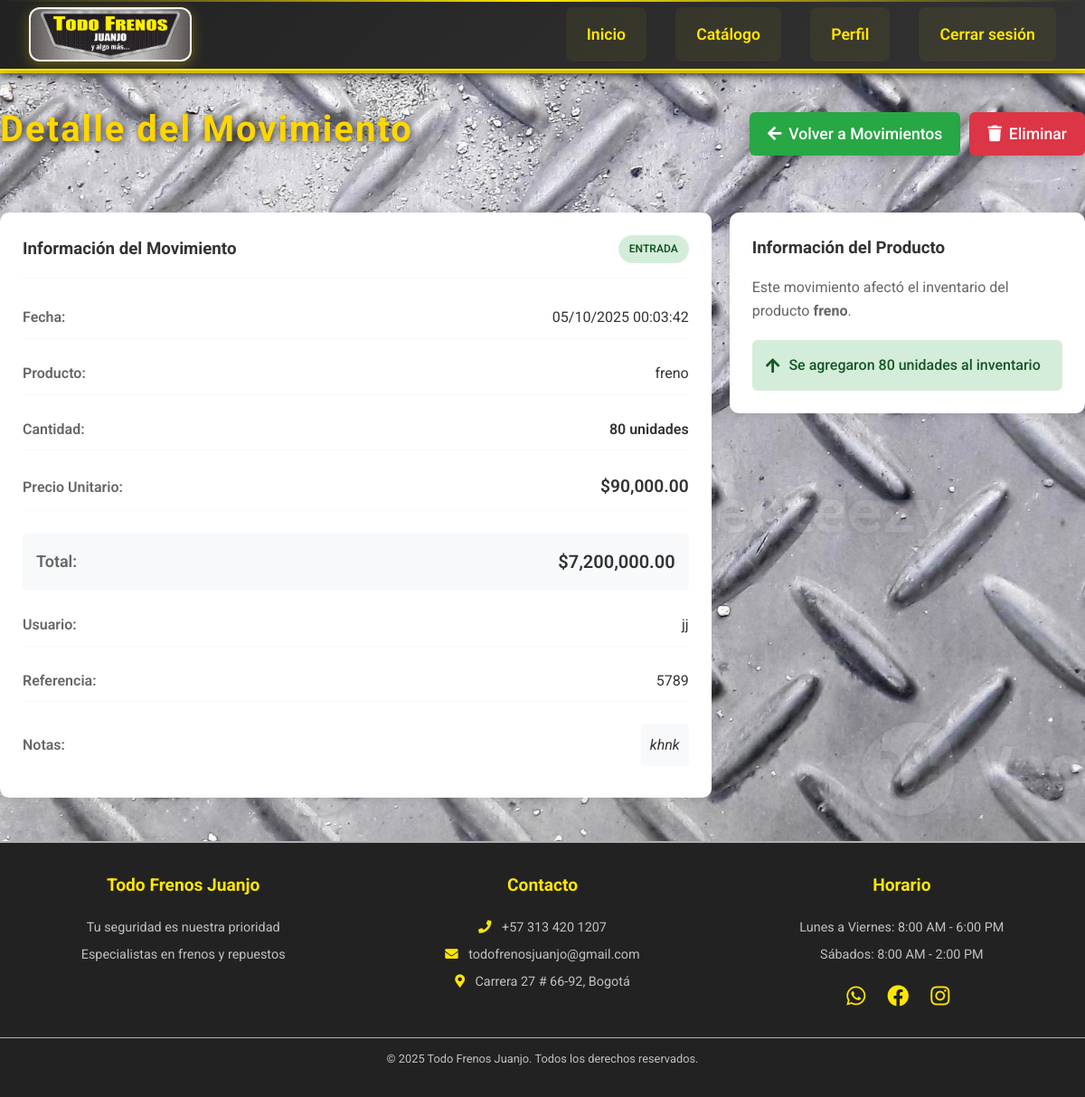
Page /index.php?controller=movimientos&action=show&id=6 (signed in) on the committed database.
### tables this page shows
CREATE TABLE `movimientos` (
  `id` int(11) NOT NULL,
  `producto_id` int(11) NOT NULL,
  `tipo` enum('entrada','salida') NOT NULL,
  `cantidad` int(11) NOT NULL,
  `precio_unitario` decimal(10,2) NOT NULL,
  `referencia` varchar(255) DEFAULT '',
  `notas` text DEFAULT '',
  `fecha` timestamp NOT NULL DEFAULT current_timestamp(),
  `usuario_id` int(11) NOT NULL,
  `created_at` timestamp NOT NULL DEFAULT current_timestamp(),
  `updated_at` timestamp NOT NULL DEFAULT current_timestamp() ON UPDATE current_timestamp()
);

CREATE TABLE `productos` (
  `id` int(11) NOT NULL,
  `nombre` varchar(100) NOT NULL,
  `descripcion` text DEFAULT NULL,
  `precio` decimal(10,2) NOT NULL,
  `imagen` varchar(255) NOT NULL,
  `cantidad` int(11) DEFAULT 0
);

### controllers/MovimientoController.php (called while the page is built, shortened)
<?php
require_once 'models/Movimiento.php';
require_once 'includes/funciones.php';
class MovimientoController {
    private $movimiento;
    public function __construct() {
        $this->movimiento = new Movimiento();
    }
    public function show($id) {
        try {
            $movimiento = $this->movimiento->obtenerPorId($id);
            include 'views/movimientos/show.php';
        } catch (Exception $e) {
            echo "<h2>Error al mostrar movimiento</h2>";
            echo "<p>Error: " . htmlspecialchars($e->getMessage()) . "</p>";
            echo "<p><a href='index.php?controller=movimientos&action=index'>Volver a movimientos</a></p>";
        }
    }
}
?>

### includes/funciones.php (called while the page is built, shortened)
<?php
function es_admin() {
    return isset($_SESSION['rol']) && ($_SESSION['rol'] == 'admin' || $_SESSION['rol'] == 'dueño' || $_SESSION['rol'] == 'administrador');
}
?>

### config/database.php (called while the page is built)
<?php
class Database {
    private static $DB_HOST = 'localhost';
    private static $DB_NAME = 'todofrenos';
    private static $DB_USER = 'root';
    private static $DB_PASS = '';
    private static $conn = null;
    public static function conectar() {
        if (self::$conn === null) {
            try {
                self::$conn = new PDO(
                    "mysql:host=" . self::$DB_HOST . ";dbname=" . self::$DB_NAME . ";charset=utf8",
                    self::$DB_USER,
                    self::$DB_PASS
                );
                self::$conn->setAttribute(PDO::ATTR_ERRMODE, PDO::ERRMODE_EXCEPTION);
            } catch(PDOException $e) {
                die("Error de conexión: " . $e->getMessage());
            }
        }
        return self::$conn;
    }
}
?>

### models/Movimiento.php (called while the page is built, shortened)
<?php
require_once 'config/database.php';
class Movimiento {
    private $conn;
    private $table = 'movimientos';
    public function __construct() {
        $this->conn = Database::conectar();
    }
    private function tablaUsuariosExiste() {
        try {
            $sql = "SHOW TABLES LIKE 'usuarios'";
            $stmt = $this->conn->prepare($sql);
            $stmt->execute();
            return $stmt->fetch() !== false;
        } catch (Exception $e) {
            return false;
        }
    }
    private function obtenerNombreUsuario($usuario_id) {
        if (!$this->tablaUsuariosExiste()) {
            return "Usuario " . $usuario_id;
        }
        try {
            $sql = "SELECT usuario, correo FROM usuarios WHERE id = ?";
            $stmt = $this->conn->prepare($sql);
            $stmt->execute([$usuario_id]);
            $usuario = $stmt->fetch(PDO::FETCH_ASSOC);
            if ($usuario) {
                return $usuario['usuario'] ?? $usuario['correo'] ?? "Usuario " . $usuario_id;
            }
            return "Usuario " . $usuario_id;
        } catch (Exception $e) {
            return "Usuario " . $usuario_id;
        }
    }
    public function obtenerPorId($id) {
        $sql = "SELECT m.*, p.nombre as producto_nombre
                FROM {$this->table} m
                LEFT JOIN productos p ON m.producto_id = p.id
                WHERE m.id = ?";
        $stmt = $this->conn->prepare($sql);
        $stmt->execute([$id]);
        $movimiento = $stmt->fetch(PDO::FETCH_ASSOC);
        if ($movimiento) {
            $movimiento['usuario_nombre'] = $this->obtenerNombreUsuario($movimiento['usuario_id']);
        }
        return $movimiento;
    }
}
?>

### views/movimientos/show.php (the view, shortened to what this page needs)
<?php include 'views/layouts/header.php'; ?>
<main>
    <div class="movimiento-header">
        <h2>Detalle del Movimiento</h2>
        <div class="movimiento-actions">
            <a href="index.php?controller=movimientos&action=index" class="boton volver">
                <i class="fas fa-arrow-left"></i> Volver a Movimientos
            </a>
            <?php if(es_admin()): ?>
                <a href="index.php?controller=movimientos&action=delete&id=<?php echo $movimiento['id']; ?>"
                   class="boton eliminar"
                   onclick="return confirm('¿Estás seguro de eliminar este movimiento?')">
                    <i class="fas fa-trash"></i> Eliminar
                </a>
            <?php endif; ?>
        </div>
    </div>
    <div class="movimiento-detail">
        <div class="detail-card">
            <div class="detail-header">
                <h3>Información del Movimiento</h3>
                <span class="tipo-movimiento <?php echo $movimiento['tipo']; ?>">
                    <?php echo ucfirst($movimiento['tipo']); ?>
                </span>
            </div>
            <div class="detail-content">
                <div class="detail-row">
                    <label>Fecha:</label>
                    <span><?php echo date('d/m/Y H:i:s', strtotime($movimiento['fecha'])); ?></span>
                </div>
                <div class="detail-row">
                    <label>Producto:</label>
                    <span><?php echo htmlspecialchars($movimiento['producto_nombre']); ?></span>
                </div>
                <div class="detail-row">
                    <label>Cantidad:</label>
                    <span class="cantidad"><?php echo $movimiento['cantidad']; ?> unidades</span>
                </div>
                <div class="detail-row">
                    <label>Precio Unitario:</label>
                    <span class="precio">$<?php echo number_format($movimiento['precio_unitario'], 2); ?></span>
                </div>
                <div class="detail-row total">
                    <label>Total:</label>
                    <span class="total">$<?php echo number_format($movimiento['cantidad'] * $movimiento['precio_unitario'], 2); ?></span>
                </div>
                <div class="detail-row">
                    <label>Usuario:</label>
                    <span><?php echo htmlspecialchars($movimiento['usuario_nombre'] ?? 'N/A'); ?></span>
                </div>
                <?php if(!empty($movimiento['referencia'])): ?>
                <div class="detail-row">
                    <label>Referencia:</label>
                    <span><?php echo htmlspecialchars($movimiento['referencia']); ?></span>
                </div>
                <?php endif; ?>
                <?php if(!empty($movimiento['notas'])): ?>
                <div class="detail-row">
                    <label>Notas:</label>
                    <span class="notas"><?php echo nl2br(htmlspecialchars($movimiento['notas'])); ?></span>
                </div>
                <?php endif; ?>
            </div>
        </div>
        <div class="producto-info">
            <h3>Información del Producto</h3>
            <p>Este movimiento afectó el inventario del producto <strong><?php echo htmlspecialchars($movimiento['producto_nombre']); ?></strong>.</p>
            <?php if($movimiento['tipo'] === 'entrada'): ?>
                <div class="impacto-info entrada">
                    <i class="fas fa-arrow-up"></i>
                    <span>Se agregaron <?php echo $movimiento['cantidad']; ?> unidades al inventario</span>
                </div>
            <?php endif; ?>
        </div>
    </div>
</main>
<?php include 'views/layouts/footer.php'; ?>

### public/css/estilos.css (style rules this page uses)
:root { --gris-metalico: #b0b0b0; --negro: #222; --gris-oscuro: #444; --gris-claro: #e0e0e0; --blanco: #f5f5f0; --amarillo: #ffe600; --dorado: #ffd700; --plata: #c0c0c0; --rojo-frenos: #e74c3c; --naranja-frenos: #f39c12; --azul-acero: #3498db; }
* { margin: 0; padding: 0; box-sizing: border-box; }
body, html { height: 100%; margin: 0; padding: 0; overflow-x: hidden; font-family: 'Roboto', sans-serif; line-height: 1.6; color: var(--negro); background: url('../imagenes/fondom.jpg') no-repeat center center fixed; background-size: cover; }
h2 { text-align: center; font-size: 2.5rem; margin-bottom: 40px; color: var(--amarillo); }
main h2 { color: #FFD600; text-shadow: 2px 2px 8px #222; font-size: 2.5rem; margin-top: 30px; text-align: center; letter-spacing: 2px; }
.boton, .crear-producto { background: linear-gradient(90deg, #FFD600 60%, #fff700 100%); color: #222; font-weight: bold; border: none; border-radius: 25px; padding: 12px 32px; margin: 10px 0; font-size: 1.1rem; box-shadow: 0 4px 16px rgba(0,0,0,0.2); cursor: pointer; transition: background 0.3s, color 0.3s, transform 0.2s; text-decoration: none; display: inline-block; }
.precio { color: #FFD600; font-size: 1.2rem; font-weight: bold; }

### public/css/formularios.css (style rules this page uses)
:root { --gris-metalico: #b0b0b0; --negro: #222; --gris-oscuro: #444; --gris-claro: #e0e0e0; --blanco: #f5f5f0; --amarillo: #ffe600; --dorado: #ffd700; --plata: #c0c0c0; --rojo-frenos: #e74c3c; --naranja-frenos: #f39c12; --azul-acero: #3498db; }

### views/movimientos/show.php (style rules this page uses)
.movimiento-header { display: flex; justify-content: space-between; align-items: center; margin-bottom: 20px; flex-wrap: wrap; gap: 15px; }
.movimiento-actions { display: flex; gap: 10px; flex-wrap: wrap; }
.movimiento-detail { display: grid; grid-template-columns: 2fr 1fr; gap: 20px; }
.detail-card { background: white; padding: 25px; border-radius: 10px; box-shadow: 0 2px 10px rgba(0,0,0,0.1); }
.detail-header { display: flex; justify-content: space-between; align-items: center; margin-bottom: 20px; padding-bottom: 15px; border-bottom: 2px solid #f8f9fa; }
.detail-header h3 { margin: 0; color: #333; }
.tipo-movimiento { padding: 6px 12px; border-radius: 20px; font-size: 12px; font-weight: 600; text-transform: uppercase; }
.tipo-movimiento.entrada { background: #d4edda; color: #155724; }
.detail-content { display: flex; flex-direction: column; gap: 15px; }
.detail-row { display: flex; justify-content: space-between; align-items: center; padding: 10px 0; border-bottom: 1px solid #f8f9fa; }
.detail-row:last-child { border-bottom: none; }
.detail-row.total { background: #f8f9fa; padding: 15px; border-radius: 6px; margin-top: 10px; font-weight: 600; font-size: 18px; }
.detail-row label { font-weight: 600; color: #666; min-width: 120px; }
.detail-row span { color: #333; text-align: right; }
.cantidad { font-weight: 600; color: #007bff; }
.precio { font-weight: 600; color: #28a745; }
.total { color: #dc3545; font-size: 20px; }
.notas { background: #f8f9fa; padding: 10px; border-radius: 4px; font-style: italic; text-align: left; max-width: 300px; }
.producto-info { background: white; padding: 25px; border-radius: 10px; box-shadow: 0 2px 10px rgba(0,0,0,0.1); height: fit-content; }
.producto-info h3 { margin: 0 0 15px 0; color: #333; }
.producto-info p { color: #666; margin-bottom: 20px; line-height: 1.6; }
.impacto-info { display: flex; align-items: center; gap: 10px; padding: 15px; border-radius: 6px; font-weight: 500; }
.impacto-info.entrada { background: #d4edda; color: #155724; }
.impacto-info i { font-size: 18px; }
.boton.volver { background: #28a745; color: white; padding: 10px 20px; text-decoration: none; border-radius: 6px; font-weight: 500; display: flex; align-items: center; gap: 8px; transition: background-color 0.3s ease; }
.boton.eliminar { background: #dc3545; color: white; padding: 10px 20px; text-decoration: none; border-radius: 6px; font-weight: 500; display: flex; align-items: center; gap: 8px; transition: background-color 0.3s ease; }

### rows in the picture
movimientos: tipo "ENTRADA", fecha "05/10/2025 00:03:42", producto.nombre "freno", cantidad "80", precio_unitario "90,000.00", $movimiento['cantidad'] * $movimiento['precio_unitario'] "7,200,000.00", referencia "5789", notas "khnk"

### other values in the picture
$movimiento['usuario_nombre'] "jj"
